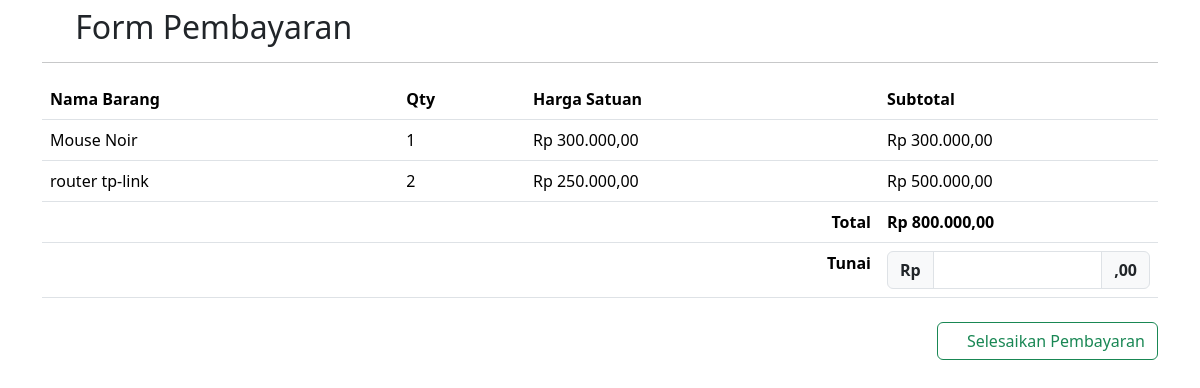
Screenshot of /transaksi/formPembayaran.php?id_transaksi=10 with the database file from the repository.
### tables this page shows
CREATE TABLE `iqbal_tb_detail` (
  `iqbal_id_detail` int(11) NOT NULL,
  `iqbal_id_transaksi` int(11) NOT NULL,
  `iqbal_id_barang` int(11) NOT NULL,
  `iqbal_qty` int(11) NOT NULL,
  `iqbal_subtotal` int(11) NOT NULL,
  `iqbal_created_at` timestamp NOT NULL DEFAULT current_timestamp() ON UPDATE current_timestamp()
);

CREATE TABLE `iqbal_tb_barang` (
  `iqbal_id_barang` int(11) NOT NULL,
  `iqbal_nama_barang` varchar(50) NOT NULL,
  `iqbal_harga_barang` int(11) NOT NULL,
  `iqbal_stok_barang` int(11) NOT NULL,
  `iqbal_updated_at` timestamp NOT NULL DEFAULT current_timestamp() ON UPDATE current_timestamp()
);

### transaksi/formPembayaran.php (the view, shortened to what this page needs)
<?php
include '../config/db.php';
if(isset($_GET['id_transaksi'])) {
    $id_transaksi = $_GET['id_transaksi'];
    $sql_detail_barang = "SELECT b.iqbal_nama_barang, b.iqbal_harga_barang, d.iqbal_qty, d.iqbal_subtotal
                          FROM iqbal_tb_detail d
                          INNER JOIN iqbal_tb_barang b ON d.iqbal_id_barang = b.iqbal_id_barang
                          WHERE d.iqbal_id_transaksi = '$id_transaksi'";
    $result_detail_barang = mysqli_query($conn, $sql_detail_barang);
    if(mysqli_num_rows($result_detail_barang) > 0) {
        $total = 0;
?>
<!DOCTYPE html>
<html lang="en">
<head>
    <link rel="stylesheet" href="../assets/bootstrap/css/bootstrap.min.css">
    <link rel="stylesheet" href="../assets/icon/css/all.css">
</head>
<body>
    <div class="container mt-2">
        <h2><i class="fa-solid fa-money-bill-wave"></i> Form Pembayaran</h2>
        <hr>
        <table class="table table-hover">
            <tr>
                <th>Nama Barang</th>
                <th>Qty</th>
                <th>Harga Satuan</th>
                <th>Subtotal</th>
            </tr>
            <?php while ($row = mysqli_fetch_assoc($result_detail_barang)): ?>
                <tr>
                    <td><?= $row['iqbal_nama_barang'] ?></td>
                    <td><?= $row['iqbal_qty'] ?></td>
                    <td>Rp <?= number_format($row['iqbal_harga_barang'], 2, ',', '.') ?></td>
                    <td>Rp <?= number_format($row['iqbal_subtotal'], 2, ',', '.') ?></td>
                </tr>
                <?php
                $total += $row['iqbal_subtotal'];
                ?>
            <?php endwhile; ?>
            <tr>
                <td colspan="3" class="text-end"><b>Total</b></td>
                <td colspan="3"><b>Rp <?= number_format($total, 2, ',', '.') ?></b></td>
            </tr>
            <tr>
                <td colspan="3" class="text-end"><b>Tunai</b></td>
                <td colspan="3" class="w-25">
                    <form action="prosesPembayaran.php" method="POST" onsubmit="return validatePayment()">
                        <div class="input-group">
                            <span class="input-group-text"><b>Rp</b></span>
                            <input type="number" name="uang_diterima" id="uang_diterima" class="form-control" aria-label="" required>
                            <span class="input-group-text"><b>,00</b></span>
                        </div>
                </td>
            </tr>
        </table>
        <button type="submit" class="btn btn-outline-success mt-2 float-end" onclick="return confirm('Apakah Anda yakin ingin melanjutkan? Pastikan uang yang diterima sudah sesuai.')">
            <i class="fa-solid fa-money-bill-1-wave"></i> Selesaikan Pembayaran
        </button>
    </div>
</body>
</html>
<?php
    } else {
        echo "Transaksi tidak ditemukan.";
    }
} else {
    echo "Parameter id_transaksi tidak ditemukan dalam URL.";
}
?>

### rows the page displays
iqbal_tb_detail: iqbal_id_barang.iqbal_nama_barang "Mouse Noir", iqbal_qty "1", iqbal_id_barang.iqbal_harga_barang "300.000,00", iqbal_subtotal "300.000,00"
iqbal_tb_detail: iqbal_id_barang.iqbal_nama_barang "router tp-link", iqbal_qty "2", iqbal_id_barang.iqbal_harga_barang "250.000,00", iqbal_subtotal "500.000,00"

### other values shown
$total "800.000,00"
